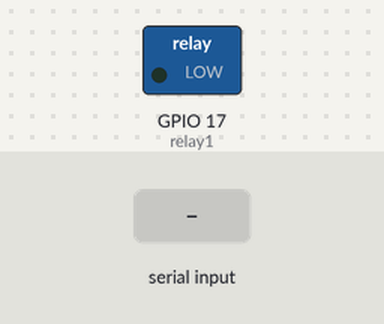
A sketch run on a simulated ESP32. Parts: switched loads named in the sketch (green lamp = pin HIGH). Inputs (shaded band) come from the test bench. Nothing arrives over Bluetooth unless stated.

Above: at 1.2 s.
1.3 s: "2" received over the second serial link
At 1.7 s:
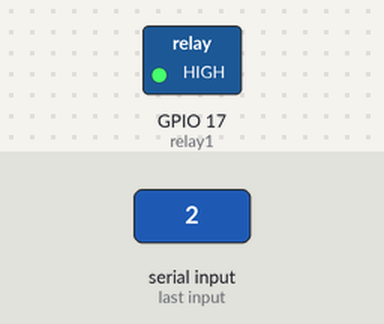
2.8 s: "1" received over the second serial link
At 4.1 s:
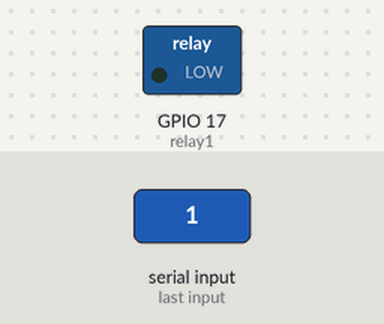
Timing chart, 0 to 5.8 s (numbered marks = the images above; inputs shaded):
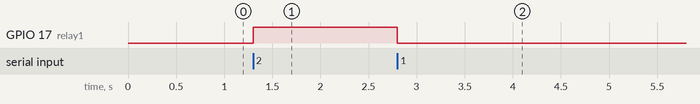

The sketch:

Mappi32_Bluetooth_LED.ino
```cpp
// Bluetooth LED Control with Mappi32 //
// @yugoyokaii . On Youtube KMTek Indonesia //

#include "BluetoothSerial.h"

BluetoothSerial SerialBT;  // Membuat instance dari kelas BluetoothSerial

int relay1 = 17;  // Menentukan pin untuk relay1

void setup() {
  SerialBT.begin("**********");  // Menginisialisasi nama Bluetooth kalian
  Serial.begin(115200);  // Menginisialisasi komunikasi serial dengan baud rate 115200

  pinMode(relay1, OUTPUT);  // Mengatur pin relay1 sebagai output
  digitalWrite(relay1, LOW);  // Awalnya, set relay1 ke kondisi LOW (mati)
}

void loop() {
  if (SerialBT.available() > 0) {  // Memeriksa apakah ada data yang masuk dari Bluetooth
    char command = SerialBT.read();  // Membaca perintah yang masuk
    if (command == '1') {
      digitalWrite(relay1, LOW);    // menyalakan relay1
    } else if (command == '2') {
      digitalWrite(relay1, HIGH);  // mematikan relay1
    }
  }
}
```

Measured:
- after the input at 1.3 s, GPIO 17 (relay1): LOW → HIGH at once
- after the input at 2.8 s, GPIO 17 (relay1): HIGH → LOW at once
